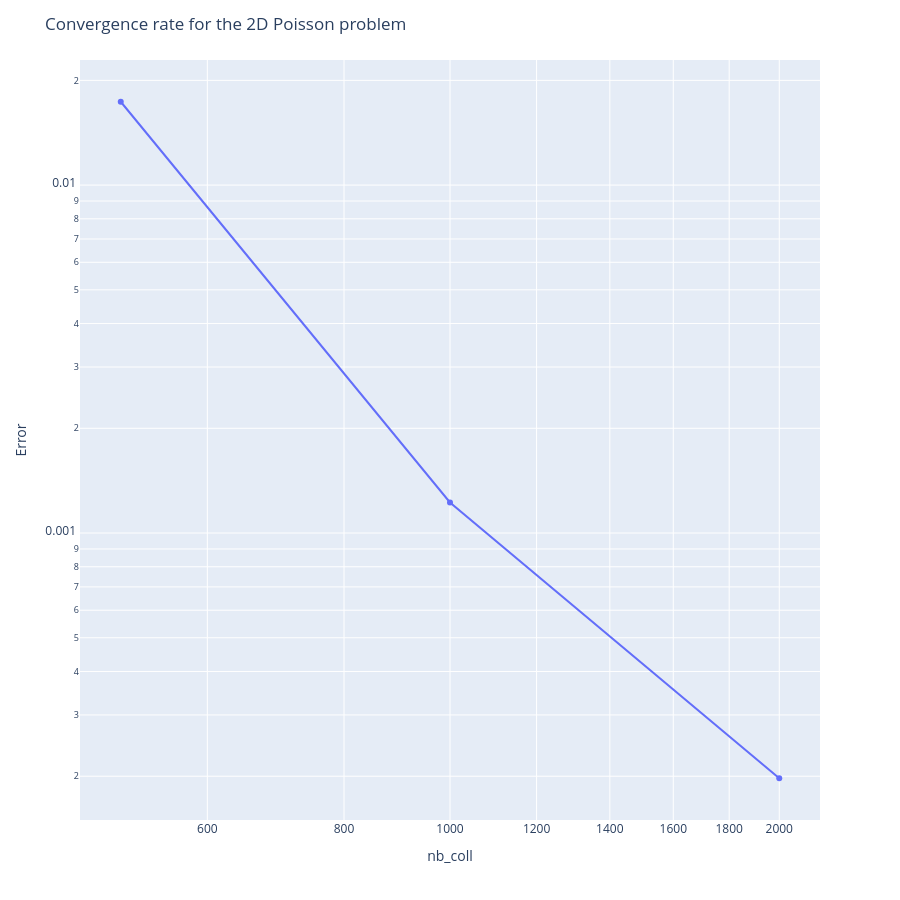

Notebook source saved alongside this figure:
### Code cell
df_scimba = pd.DataFrame({'nb_coll': nb_coll, 'Scimba_L2_error': scimba_errors})
df_scimba['convergence_rate'] = np.log2(df_scimba['Scimba_L2_error'].shift() / df_scimba['Scimba_L2_error']) / np.log2(df_scimba['nb_coll'].shift() / df_scimba['nb_coll'])

fig = plot_scimba_convergence(df_scimba) 
fig.show()

### Figure 1 — Plotly figure (JSON) as saved in the notebook; plotly's stock layout.template omitted (floating-point values rounded to 4 significant figures)
{"data": [{"hovertemplate": "nb_coll=%{x}<br>Scimba_L2_error=%{y}<extra></extra>", "legendgroup": "", "line": {"color": "#636efa", "dash": "solid"}, "marker": {"symbol": "circle"}, "mode": "lines+markers", "name": "ScimBa - L2 error - rate -2.63", "orientation": "v", "showlegend": false, "type": "scatter", "x": [500, 1000, 2000], "xaxis": "x", "y": [0.01736, 0.001224, 0.0001973], "yaxis": "y"}], "layout": {"autosize": false, "height": 900, "legend": {"tracegroupgap": 0}, "margin": {"t": 60}, "title": {"text": "Convergence rate for the 2D Poisson problem"}, "width": 900, "xaxis": {"anchor": "y", "domain": [0, 1], "title": {"text": "nb_coll"}, "type": "log"}, "yaxis": {"anchor": "x", "domain": [0, 1], "title": {"text": "Error"}, "type": "log"}}}
